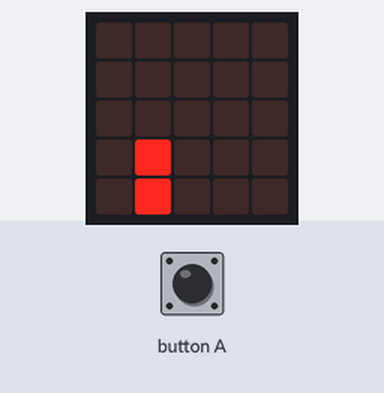
Bench run of a program on a simulated BBC micro:bit (MakeCode). Shown: the board's 5×5 LED display. Inputs (shaded band) come from the test bench.

Above: at 1.2 s.
1.3 s: button A pressed for 0.15 s
At 1.75 s:
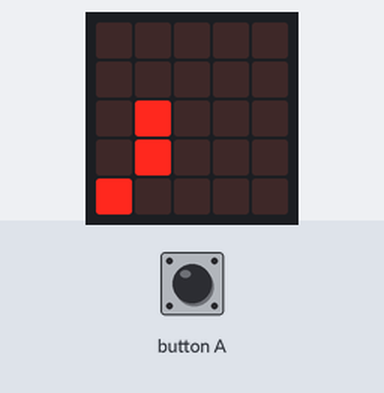
At 2.8 s:
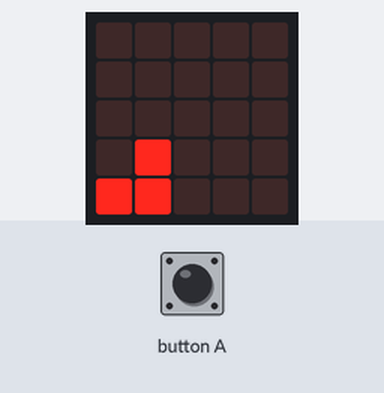
Timing chart, 0 to 4.3 s (numbered marks = the images above; inputs shaded):
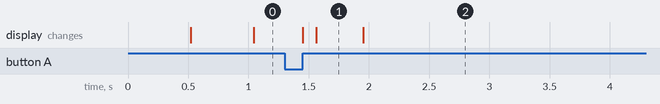

The program:

main.ts
```typescript
input.onButtonPressed(Button.A, function () {
    Jugador_arriba.change(LedSpriteProperty.Y, -1)
    Jugador_abajo.change(LedSpriteProperty.Y, -1)
    basic.pause(500)
    Jugador_arriba.change(LedSpriteProperty.Y, 1)
    Jugador_abajo.change(LedSpriteProperty.Y, 1)
})
let Jugador_abajo: game.LedSprite = null
let Jugador_arriba: game.LedSprite = null
Jugador_arriba = game.createSprite(1, 3)
Jugador_abajo = game.createSprite(1, 4)
let Obstaculo = game.createSprite(4, 4)
basic.forever(function () {
    Obstaculo.change(LedSpriteProperty.X, -1)
    basic.pause(500)
    if (Obstaculo.get(LedSpriteProperty.X) == 0) {

    }
})
```

test.ts
```typescript
// aquí va el archivo "tests"; esto no se compilará cuando este paquete se utilice como una extensión.
```

Measured:
- after the input at 1.3 s, the display: first changes after 0.15 s (image 1 shows a later state)
